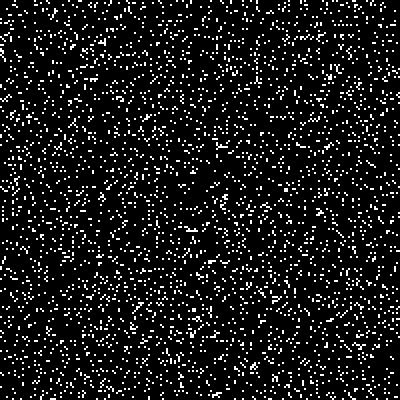
Frame 1 (no input)
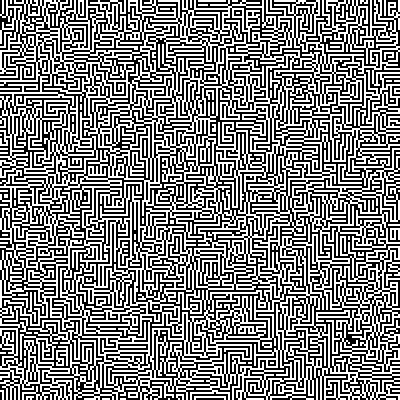
Frame 60 (the mouse pressed at the canvas centre just before this capture)
Frame 120 (the mouse held since frame 60 and released just before this capture): identical to frame 60, image omitted

The Processing sketch that drew these frames (run headless with seeded random() and noise(); from frame 60 on, the mouse is pressed at the canvas centre):

// Processing sketch: Maze
// ── Maze.pde

int cellsize = 2;
color dead = color(0, 0, 0);
color alive = color(255, 255, 255);

int[][] cells; 
int[][] ncells; 
int cwidth;
int cheight;

void setup() {
  print(-2%7);
  //pixelDensity(displayDensity());
  size(400, 400);
  noStroke();
  cwidth = floor(width/cellsize);
  cheight = floor(height/cellsize);
  cells = new int[cwidth][cheight];
  ncells = new int[cwidth][cheight];
  for (int i = 0; i < cwidth; i++) {
    for (int j = 0; j < cheight; j++) {
      cells[i][j] = 1;
      if (random(1)>0.1){
        cells[i][j] = 0;
      }
    }
  }
  frameRate(20);
}

void draw() {
  background(dead);

  for (int i = 0; i < cwidth; i++) {
    for (int j = 0; j < cheight; j++) {
      if (cells[i][j] == 1) {
        fill(alive);
        rect(i*cellsize, j*cellsize, cellsize, cellsize);
        if (countcells(i, j, 1) < 5) {
          ncells[i][j] = 1;
        }else{
          ncells[i][j] = 0;
        }
      } else if (cells[i][j] == 0) {
        
        if (countcells(i, j, 1) == 3) {
          ncells[i][j] = 1;
        }else{
          ncells[i][j] = 0;
        }
        
      }
    }
  }
  for (int i = 0; i < cwidth; i++) {
    for (int j = 0; j < cheight; j++) {
      cells[i][j] = ncells[i][j];
    }
  }
}
void keyPressed() {
  if (key == ' ') {
    setup();
  }
  if (key == '0') {
    for (int i = 0; i < cwidth; i++) {
      for (int j = 0; j < cheight; j++) {
        ncells[i][j] = 0;
        cells[i][j] = 0;
      }
    }
  }
}
int countcells(int x, int y, int index) {
  int alivecells = 0;
  int iplus1 = (x+1+cwidth)%cwidth;
  int iminus1 = (x-1+cwidth)%cwidth;
  int jplus1 = (y+1+cheight)%cheight;
  int jminus1 = (y-1+cheight)%cheight;

  if (cells[iplus1][y] == index) {
    alivecells++;
  }
  if (cells[iplus1][jminus1] == index) {
    alivecells++;
  }
  if (cells[x][jminus1] == index) {
    alivecells++;
  }
  if (cells[iminus1][jminus1] == index) {
    alivecells++;
  }
  if (cells[iminus1][y] == index) {
    alivecells++;
  }
  if (cells[iminus1][jplus1] == index) {
    alivecells++;
  }
  if (cells[x][jplus1] == index) {
    alivecells++;
  }
  if (cells[iplus1][jplus1] == index) {
    alivecells++;
  }
  return alivecells;
}
